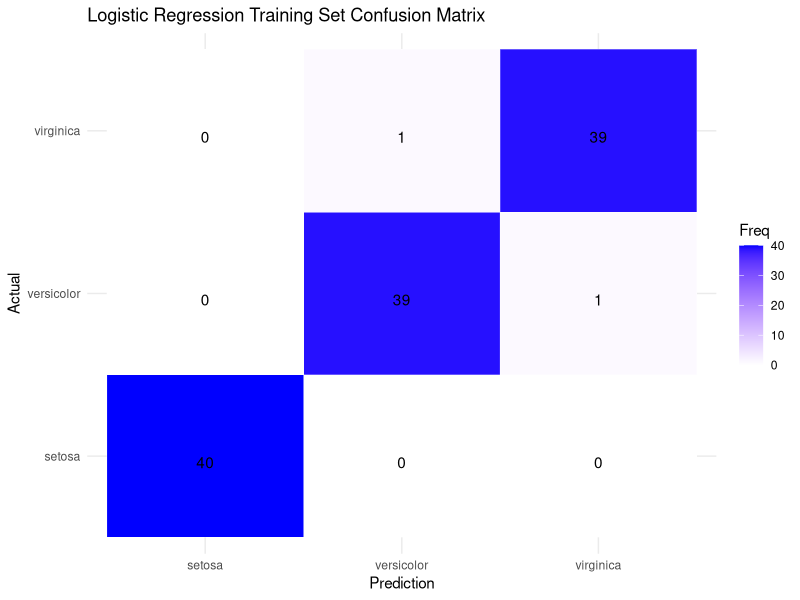
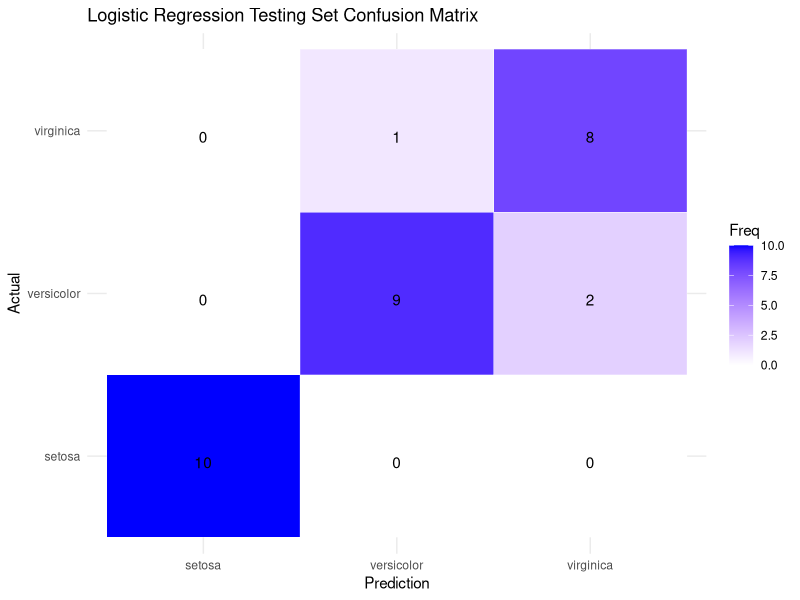

The R script that drew these images, in order:
# Importing libraries
library(caret) # Package for machine learning algorithms
library(nnet)

# Importing the Iris data set
irs<-datasets::iris
irs<-data.frame(irs)

# missing values
# sum(is.na(iris))

# apply column transformation
cl_irs_col <- function(df) {
   new_names <- names(df)
   new_names <- gsub("\\.", "", new_names)
   
   names(df) <- new_names
   return(df)
}

irs<-cl_irs_col(irs)

# To achieve reproducible model; set the random seed number
set.seed(250)

# Performs stratified random split of the data set
TrainingIndex<-createDataPartition(iris$Species,p=0.8,list = F)
TrainingSet<-irs[TrainingIndex,] # Training Set
TestingSet<-irs[-TrainingIndex,] # Test Set



# Logistic Regression model

# Build Training Model
LogRegModel <- train(Species ~ ., data = TrainingSet,
                     method = "multinom",  # Multinomial logistic regression
                     preProcess = c("scale", "center"),
                     trControl = trainControl(method = "none"))

# Build CV model
LogRegModel.cv <- train(Species ~ ., data = TrainingSet,
                        method = "multinom",  # Multinomial logistic regression
                        preProcess = c("scale", "center"),
                        trControl = trainControl(method = "cv", number = 10))

# Apply model for prediction
LogRegModel.training <- predict(LogRegModel, TrainingSet)
LogRegModel.testing <- predict(LogRegModel, TestingSet)
LogRegModel.cv <- predict(LogRegModel.cv, TrainingSet)

# Model performance(Displays confusion matrix and statistics)
LogRegModel.training.confusion <- confusionMatrix(LogRegModel.training, TrainingSet$Species)
LogRegModel.testing.confusion <- confusionMatrix(LogRegModel.testing, TestingSet$Species)
LogRegModel.cv.confusion <- confusionMatrix(LogRegModel.cv, TrainingSet$Species)

print(LogRegModel.training.confusion)
print(LogRegModel.testing.confusion)
print(LogRegModel.cv.confusion)

# Calculate additional metrics: Accuracy, Precision, Recall, F1 Score
calculate_metrics<-function(conf_matrix) {
   accuracy<-round(conf_matrix$overall["Accuracy"], 2)
   precision<-round(mean(conf_matrix$byClass[, "Precision"]), 2)
   recall<-round(mean(conf_matrix$byClass[, "Recall"]), 2)
   f1_score<-2 * (precision * recall) / (precision + recall)
   
   metrics<-data.frame(
      Metric = c("Accuracy", "Precision", "Recall", "F1 Score"),
      Value = c(accuracy, precision, recall, f1_score)
   )
   return(metrics)
}

# Training metrics
training_metrics_logreg <- calculate_metrics(LogRegModel.training.confusion)
print("Logistic Regression Training Metrics:")
print(training_metrics_logreg)


# Visualize confusion matrix for training set
visualize_confusion_matrix <- function(conf_matrix, title) {
   cm <- as.data.frame(conf_matrix$table)
   colnames(cm) <- c("Actual", "Prediction", "Freq")
   
   ggplot(cm, aes(x = Prediction, y = Actual)) +
      geom_tile(aes(fill = Freq), color = "white") +
      scale_fill_gradient(low = "white", high = "blue") +
      geom_text(aes(label = Freq), vjust = 1) +
      ggtitle(title) +
      theme_minimal()
}

# Plot confusion matrix for training and testing
plot_logreg_training_cm <- visualize_confusion_matrix(LogRegModel.training.confusion, "Logistic Regression Training Set Confusion Matrix")
plot_logreg_testing_cm <- visualize_confusion_matrix(LogRegModel.testing.confusion, "Logistic Regression Testing Set Confusion Matrix")

print(plot_logreg_training_cm)
print(plot_logreg_testing_cm)